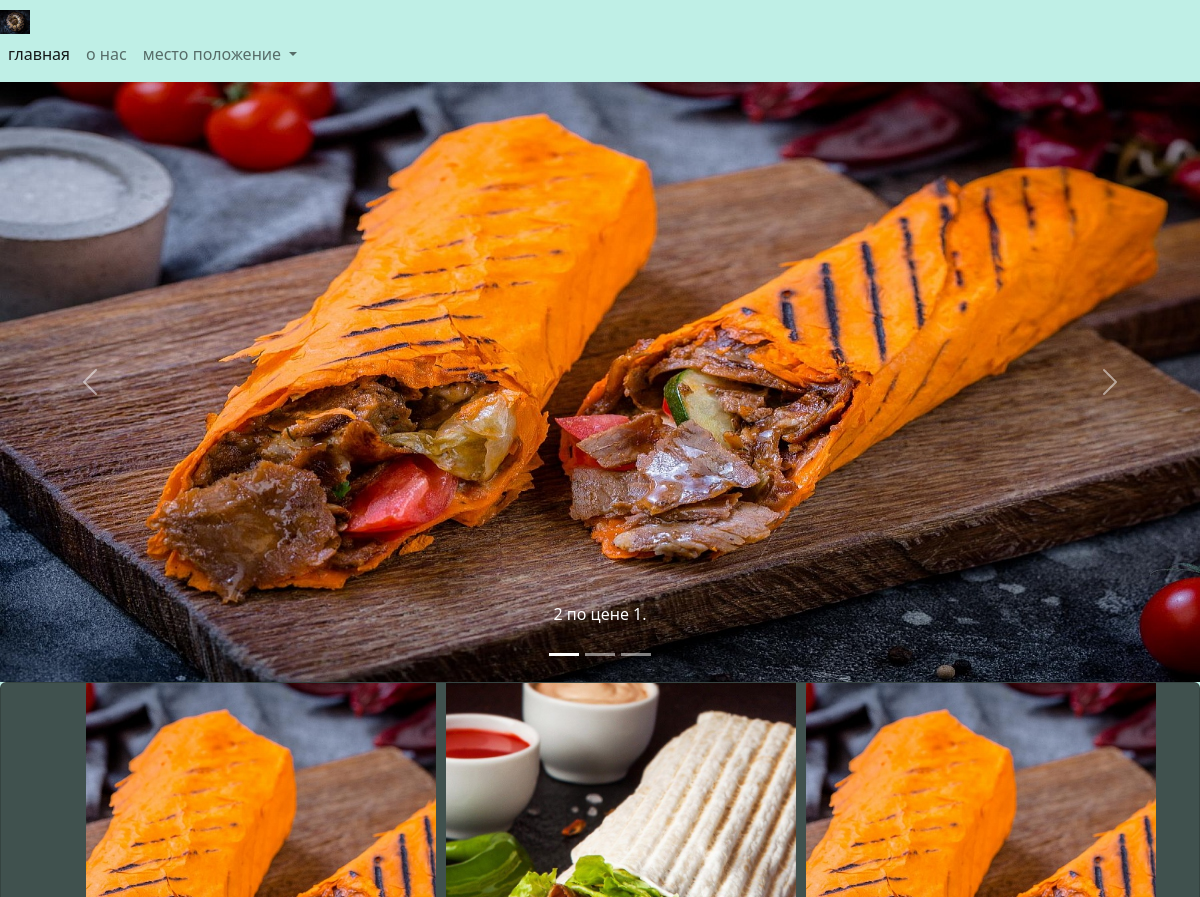
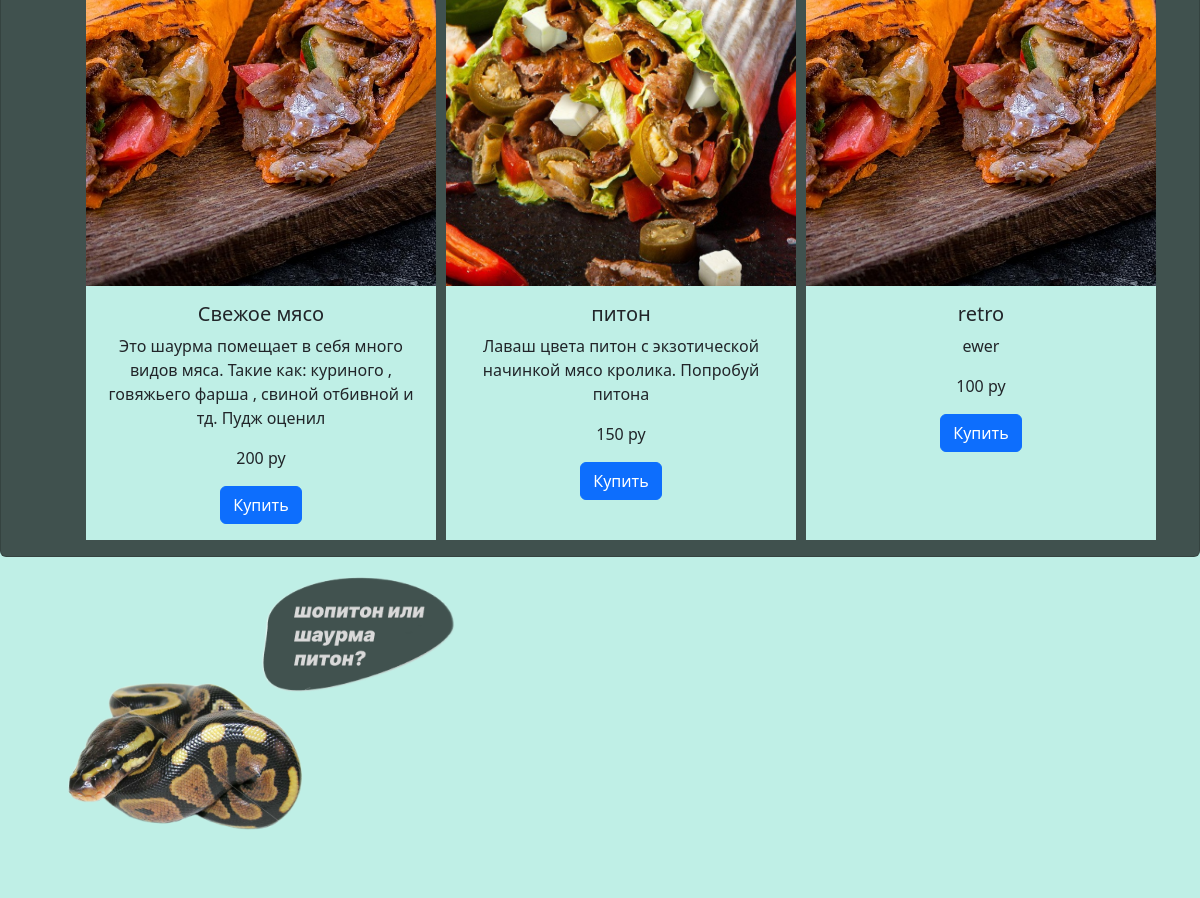
Screenshot of /slider/ with the database file from the repository (2 pictures, top to bottom).
### wer/models.py (models this page shows)
class Prodkt(models.Model):
    title = models.CharField(max_length=150)
    foto = models.ImageField(upload_to='images/')
    text =models.TextField()
    price =models.PositiveIntegerField()

### wer/views.py (the view)
# urls.py: path("slider/", wer, name="fer"),
def wer(request):
    prodkts = Prodkt.objects.all()
    return render(request, "slider.html",{"prodkt":prodkts})

### wer/templates/slider.html (shortened to what this page needs)
{% load static %}
<!DOCTYPE html>
<html lang="ru">
<head>
    <link rel="stylesheet" type="text/css" href="{% static 'wer/css/bootstrap.css'%}">
    <link rel="stylesheet" href="https://cdn.jsdelivr.net/npm/bootstrap@5.2.3/dist/css/bootstrap.min.css">
    <link rel="stylesheet" href="{% static 'wer/css/ii.css'%}">
    <link rel="stylesheet" href="{% static 'wer/css/hder.css'%}">
    <link rel="stylesheet" type="text/css" href="{% static 'wer/css/style.css'%}">
	<link rel="stylesheet" type="text/css" href="{% static 'wer/css/accordion.css'%}">
</head>
<body class="">
        <header class="base">
            <div class="container_wraper">
                <nav class="navbar navbar-expand-lg navbar_bg">
                    <div class="container-fluids">
                      <img src="{% static 'wer/img/image1.png'%}" alt="Bootstrap" width="30" height="24">
                      <div class="collapse navbar-collapse" id="navbarSupportedContent">
                        <ul class="navbar-nav me-auto mb-2 mb-lg-0">
                          <li class="nav-item">
                            <a class="nav-link active" aria-current="page" href="{%url 'fer'%}">главная</a>
                          </li>
                          <li class="nav-item">
                            <a class="nav-link" href="{%url 'ger'%}">о нас</a>
                          </li>
                          <li class="nav-item dropdown">
                            <a class="nav-link dropdown-toggle" href="{%url 'ret'%}" role="button" >
                              место положение
                            </a>
                        </ul>
                      </div>
                    </div>
                </nav>
            </div>
        </header>
      <main class="main">
          <div id="carouselExampleCaptions" class="carousel slide">
              <div class="carousel-indicators">
                <button type="button" data-bs-target="#carouselExampleCaptions" data-bs-slide-to="0" class="active" aria-current="true" aria-label="Slide 1"></button>
                <button type="button" data-bs-target="#carouselExampleCaptions" data-bs-slide-to="1" aria-label="Slide 2"></button>
                <button type="button" data-bs-target="#carouselExampleCaptions" data-bs-slide-to="2" aria-label="Slide 3"></button>
              </div>
              <div class="carousel_wraper">
                <div class="carousel-inner">
                  <div class="carousel-item active">
                    <img src="{% static 'wer/img/tt.png' %}" class="d-block w-100 img sas" alt="...">
                    <div class="carousel-caption d-none d-md-block">
                      <p> 2 по цене 1.</p>
                    </div>
                  </div>
                </div>
              </div>
              <button class="carousel-control-prev" type="button" data-bs-target="#carouselExampleCaptions" data-bs-slide="prev">
                <span class="carousel-control-prev-icon" aria-hidden="true"></span>
              </button>
              <button class="carousel-control-next" type="button" data-bs-target="#carouselExampleCaptions" data-bs-slide="next">
                <span class="carousel-control-next-icon" aria-hidden="true"></span>
              </button>
          </div>
          <div class="card text-center  flex-row yte">
            <div class="container d-flex justify-content-center">
              <ul class="cards__list">
                {%for i in prodkt%}
                <li class="cards__item">
                  <img class="foto" src="../../media/{{i.foto}}"
                    class="card-img-top" alt="{{i.foto}}">
                  <div class="card-body">
                    <h5 class="card-title">{{i.title}}</h5>
                    <p class="card-text">{{i.text}}</p>
                    <p class="card-text">{{i.price }} ру</p>
                    <a href="#" class="btn btn-primary">Купить</a>
                  </div>
                </li>
                {%endfor%}
              </ul>
            </div>
      </main>
      <footer class="da">
        <img src="{% static 'wer/img/ter.png'%}" alt="Bootstrap" width="40%" height="40%">
      </footer>
</body>
</html>

### wer/static/wer/css/ii.css (style rules this page uses)
body { background: #BFEFE6; }
.sas { height: 600px; }

### wer/static/wer/css/hder.css (style rules this page uses)
body { background: #BFEFE6; }
.foto { width: 100%; height:500px; object-fit: cover; }
.yte { background: #40514E; }
.cards__list { list-style: none ; }
.cards__item { background: #BFEFE6 ; max-width: 350px; }

### wer/static/wer/css/style.css (style rules this page uses)
.cards__item { margin-left: 10px; }
.cards__list { display:flex; }

### rows the page displays
Prodkt: foto (picture), title "Свежое мясо", text "Это шаурма помещает в себя много видов мяса. Такие как: куриного , говяжьего фарша , свиной отбивной и тд. Пудж оценил", price "200"
Prodkt: foto (picture), title "питон", text "Лаваш цвета питон с экзотической начинкой мясо кролика. Попробуй питона", price "150"
Prodkt: foto (picture), title "retro", text "ewer", price "100"
